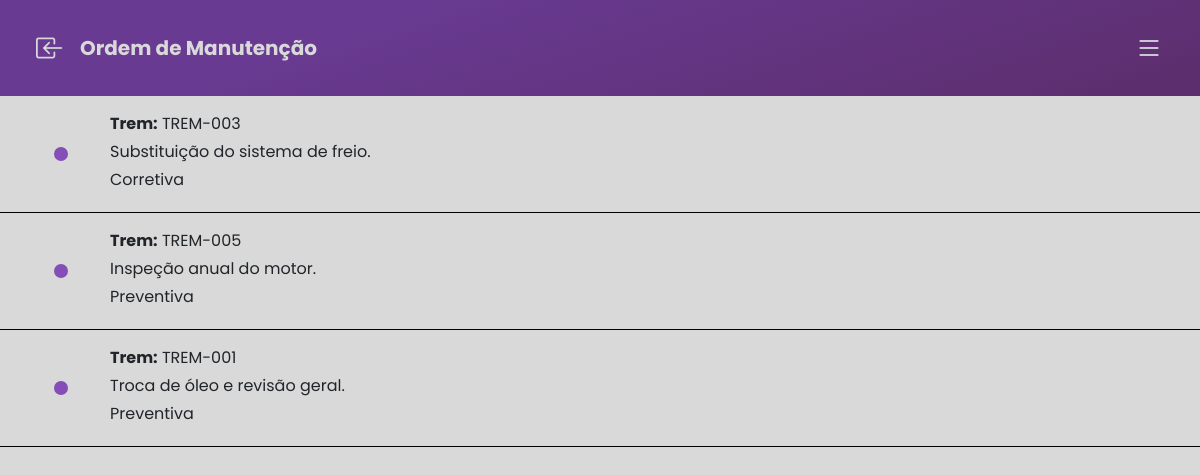
The app's page /public/manutencao.php (signed in) with its own data.
### tables this page shows
CREATE TABLE ordem_manutencao (
    id_ordem INT AUTO_INCREMENT PRIMARY KEY,
    id_trem_fk INT,
    data_abertura DATETIME DEFAULT CURRENT_TIMESTAMP,
    data_fechamento DATETIME DEFAULT NULL,
    tipo ENUM('Preventiva', 'Corretiva'),
    descricao TEXT,
    status_manutencao ENUM('Aberta', 'Em andamento', 'Fechada'),
    FOREIGN KEY (id_trem_fk) REFERENCES trem(id_trem)
);

CREATE TABLE trem (
    id_trem INT AUTO_INCREMENT PRIMARY KEY,
    identificador VARCHAR(50) NOT NULL,
    modelo VARCHAR(50),
    capacidade_passageiros INT,
    capacidade_carga_kg INT,
    status_trem ENUM ('Operacional', 'Manutenção', 'Fora de Serviço') DEFAULT 'Operacional',
    quilometragem DECIMAL(10,2) DEFAULT 0,
    ultima_manutencao DATETIME
);

### public/manutencao.php (the view, shortened to what this page needs)
<?php
include 'db.php';
if (isset($_GET['id'])) {
    $id_ordem = $_GET['id'];
    $sql = "SELECT * FROM ordem_manutencao WHERE id_ordem='$id_ordem'";
    $result = $conn->query($sql);
    $manutencao_row = $result->fetch(PDO::FETCH_ASSOC);
    $id_trem_fk = $manutencao_row['id_trem_fk'];
    $data_abertura = $manutencao_row['data_abertura'];
    $data_fechamento = $manutencao_row['data_fechamento'];
    $tipo = $manutencao_row['tipo'];
    $descricao = $manutencao_row['descricao'];
    $status_manutencao = $manutencao_row['status_manutencao'];
?>
    <html lang="pt-br">
    <head>
        <meta charset="UTF-8">
        <title>Detalhes da Ordem de Manutenção</title>
        <meta name="viewport" content="width=device-width, initial-scale=1.0">
        <link href="https://cdn.jsdelivr.net/npm/bootstrap@5.3.8/dist/css/bootstrap.min.css" rel="stylesheet">
        <link rel="stylesheet" href="https://cdn.jsdelivr.net/npm/bootstrap-icons@1.13.1/font/bootstrap-icons.min.css">
        <link rel="stylesheet" href="../styles/style.css">
    </head>
    <body>
        <main>
            <div class="container-fluid">
                <div class="row headerDash d-flex align-items-center sticky-top">
                    <div class="col-8  welcome lh-1">
                        <div class="col ms-4 fw-bold fs-5 d-flex align-items-center">
                            <i class="bi bi-box-arrow-in-left fs-3 me-3" onclick="window.location.href='manutencao.php'"></i>
                            <p class="mb-0">Detalhes da Ordem de Manutenção</p>
                        </div>
                    </div>
                    <div class="col-4">
                        <div class="col d-flex align-items-center justify-content-end">
                            <?php include 'partials/sidebar.php'; ?>
                        </div>
                    </div>
                </div>
                <div class="row d-flex justify-content-center mt-5">
                    <div class="col-11 col-md-7">
                        <div class="card text-center rounded-4">
                            <div class="card-header cardHeaderAlertas rounded-top-4">
                                <p class=" text-center tituloDark fs-1 fw-medium mb-0">Ordem de Manutenção ID: <?php echo htmlspecialchars($id_ordem); ?></p>
                            </div>
                            <div class="card-body">
                                <?php
                                $sql_trem = "SELECT identificador FROM trem WHERE id_trem = :id_trem";
                                $stmt_trem = $conn->prepare($sql_trem);
                                $stmt_trem->bindValue(':id_trem', (int)$id_trem_fk, PDO::PARAM_INT);
                                $stmt_trem->execute();
                                $trem_row = $stmt_trem->fetch(PDO::FETCH_ASSOC);
                                $nome_trem = $trem_row ? $trem_row['identificador'] : 'Trem não encontrado';
                                ?>
                                <div class="text-body-secondary">
                                    <p class="tituloLight fs-5 mb-0">Trem: </p>
                                    <p><?php echo htmlspecialchars($nome_trem); ?></p>
                                </div>
                                <div class="text-body-secondary">
                                    <p class="tituloLight fs-5 mb-0">Descrição: </p>
                                    <p><?php echo htmlspecialchars($descricao); ?></p>
                                </div>
                                <div class="text-body-secondary">
                                    <p class="tituloLight fs-5 mb-0">Data de Abertura: </p>
                                    <p><?php echo htmlspecialchars($data_abertura); ?></p>
                                </div>
                                <div class="text-body-secondary">
                                    <p class="tituloLight fs-5 mb-0">Data de Fechamento: </p>
                                    <p><?php echo htmlspecialchars($data_fechamento); ?></p>
                                </div>
                                <div class="text-body-secondary">
                                    <p class="tituloLight fs-5 mb-0">Tipo: </p>
                                    <p><?php echo htmlspecialchars($tipo); ?></p>
                                </div>
                                <div class="text-body-secondary">
                                    <p class="tituloLight fs-5 mb-0">Status: </p>
                                    <p><?php echo htmlspecialchars($status_manutencao); ?></p>
                                </div>
                            </div>
                        </div>
                    </div>
                </div>
            </div>
        </main>
    </body>
    </html>
<?php
} else {
    $sql = "SELECT * FROM ordem_manutencao";
    $resultOrdem = $conn->query($sql);
    $ordens = $resultOrdem->fetchAll(PDO::FETCH_ASSOC);
?>
    <html lang="en">
    <head>
        <link href="https://cdn.jsdelivr.net/npm/bootstrap@5.3.8/dist/css/bootstrap.min.css" rel="stylesheet">
        <link rel="stylesheet" href="../styles/style.css">
    </head>
    <body>
        <main>
            <div class="container-fluid">
                <div class="row headerDash d-flex align-items-center sticky-top">
                    <div class="col-8  welcome lh-1">
                        <div class="col ms-4 fw-bold fs-5 d-flex align-items-center">
                            <i class="bi bi-box-arrow-in-left fs-3 me-3" onclick="window.location.href='dashboard.php'"></i>
                            <p class="mb-0">Ordem de Manutenção</p>
                        </div>
                    </div>
                    <div class="col-4">
                        <div class="col d-flex align-items-center justify-content-end">
                            <?php include 'partials/sidebar.php'; ?>
                        </div>
                    </div>
                </div>
                <?php
                $ordens = array_filter($ordens, function ($row) {
                    return !empty($row['tipo']) || !empty($row['mensagem']);
                });
                ?>
                <?php if (count($ordens) > 0): ?>
                    <?php foreach ($ordens as $row): ?>
                        <div class="row row-cols-1 border-bottom border-black">
                            <div class="col-12 d-flex align-items-center mt-3 mb-3">
                                <div class="col-1 d-flex justify-content-center align-items-center">
                                    <img src="../assets/icon/Ellipse 16.svg" alt="">
                                </div>
                                <div class="col-9" onclick="location.href='manutencao.php?id=<?php echo $row['id_ordem']; ?>'" style="cursor: pointer;">
                                    <?php
                                    $sql_trem = "SELECT identificador FROM trem WHERE id_trem = :id_trem";
                                    $stmt_trem = $conn->prepare($sql_trem);
                                    $stmt_trem->bindParam(':id_trem', $row['id_trem_fk'], PDO::PARAM_INT);
                                    $stmt_trem->execute();
                                    $trem_row = $stmt_trem->fetch(PDO::FETCH_ASSOC);
                                    $nome_trem = $trem_row ? $trem_row['identificador'] : 'Trem não encontrado';
                                    ?>
                                    <p class="mb-1"><strong>Trem:</strong> <?php echo htmlspecialchars($nome_trem); ?></p>
                                    <p class="mb-1"><?php echo htmlspecialchars($row['descricao']); ?></p>
                                    <p class="mb-1"><?php echo htmlspecialchars($row['tipo']); ?></p>
                                </div>
                            </div>
                        </div>
                    <?php endforeach; ?>
                <?php else: ?>
                    <div class="text-center mt-3 mb-3 text-muted">
                        <p>Nenhum alerta disponível.</p>
                    </div>
                <?php endif; ?>
            </div>
        </main>
    </body>
    </html>
<?php
}
?>

### styles/style.css (style rules this page uses)
body { background-color: #D9D9D9; font-family: 'Poppins', sans-serif; width: 100%; margin: 0; overflow-x: hidden; }
.bodyDashboard { background-color: #D9D9D9; width: 100vw; height: 100vh; overflow-x: hidden; }
.headerDash { background: #683A91; background: linear-gradient(161deg, rgba(104, 58, 145, 1) 30%, rgba(92, 45, 107, 1) 100%); height: 12vh; }
.welcome { color: #D9D9D9; }

### records on screen
ordem_manutencao: id_trem_fk.identificador "TREM-003", descricao "Substituição do sistema de freio.", tipo "Corretiva"
ordem_manutencao: id_trem_fk.identificador "TREM-005", descricao "Inspeção anual do motor.", tipo "Preventiva"
ordem_manutencao: id_trem_fk.identificador "TREM-001", descricao "Troca de óleo e revisão geral.", tipo "Preventiva"
